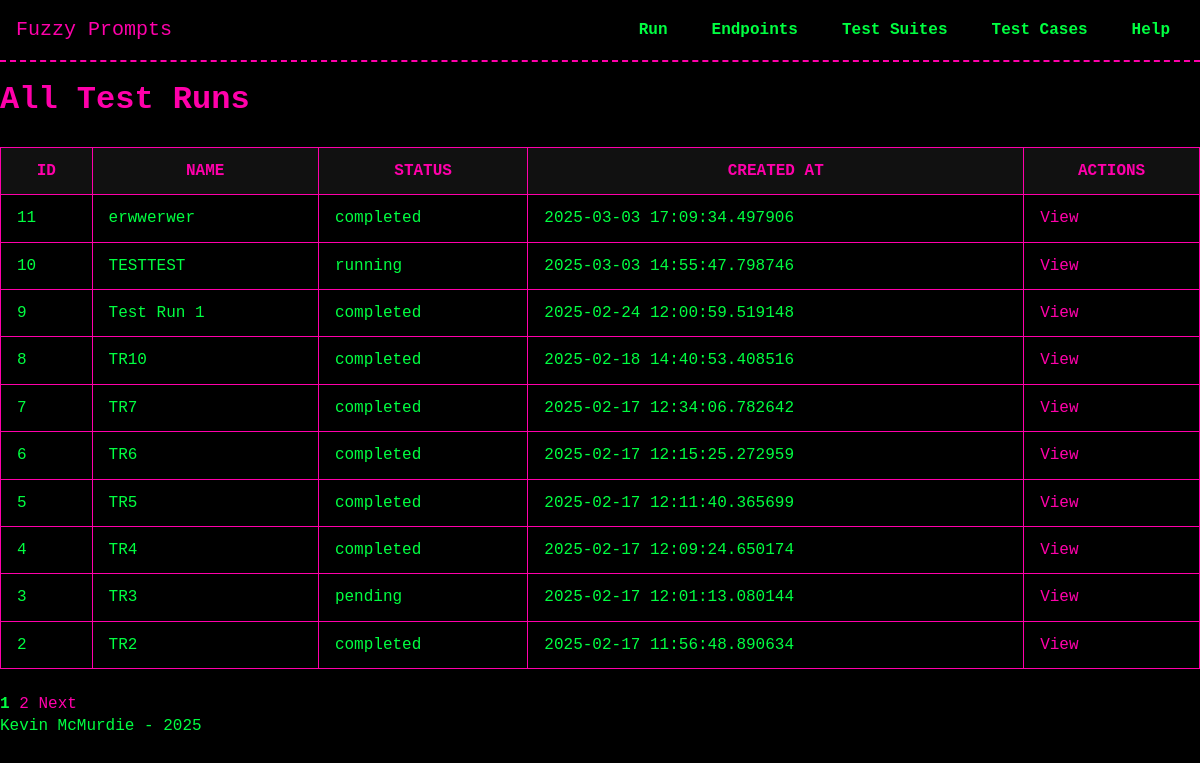
Before: /test_runs/ with the older database file.
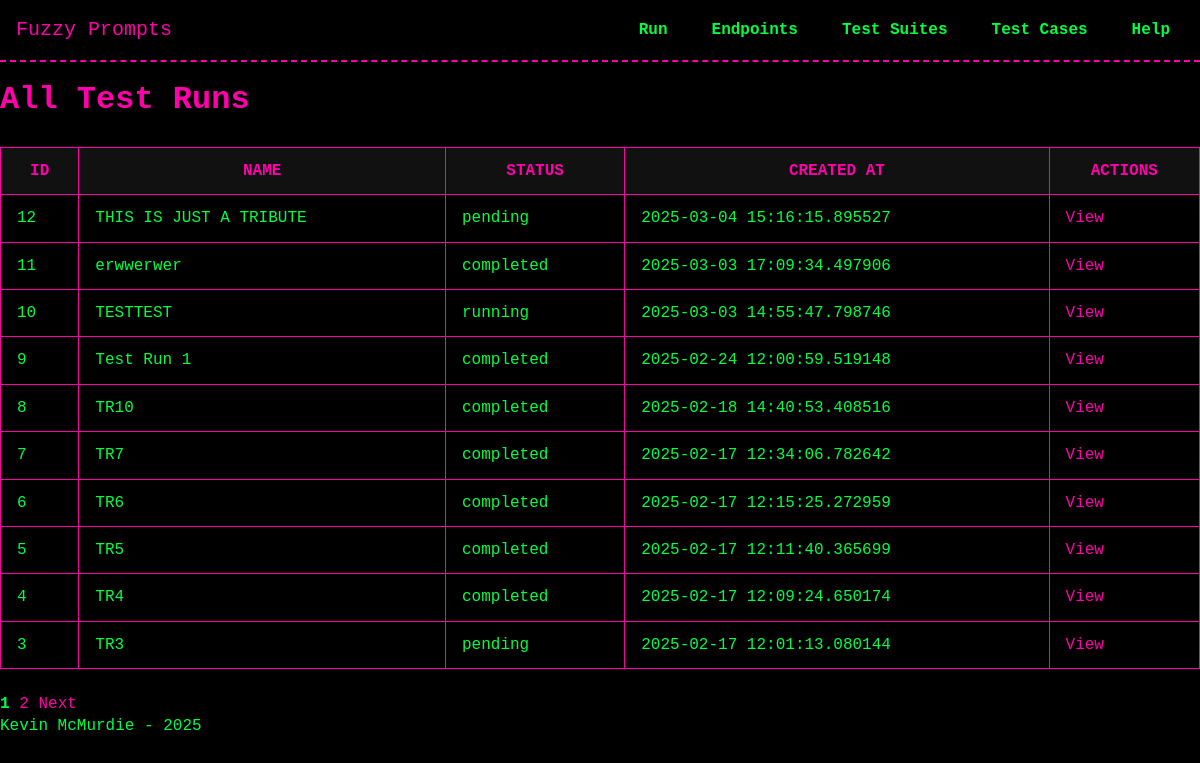
After: the same page with the newer database file.
### models/model_TestRun.py (models this page shows, shortened)
class TestRun(db.Model):
    __tablename__ = 'test_runs'
    id = db.Column(db.Integer, primary_key=True)
    name = db.Column(db.String(255), nullable=False)
    created_at = db.Column(db.DateTime, default=datetime.now)
    finished_at = db.Column(db.DateTime, nullable=True)
    status = db.Column(db.String(50), default="pending")
    current_sequence = db.Column(db.Integer, default=0)
    endpoint_id = db.Column(
        db.Integer,
        db.ForeignKey("endpoints.id", ondelete="SET NULL"),
        nullable=True
    )
    endpoint = db.relationship("Endpoint", back_populates="test_runs", passive_deletes=True)
    test_suites = db.relationship('TestSuite', secondary=test_run_suites, back_populates='test_runs')
    executions = db.relationship('TestExecution', back_populates='test_run',
                               order_by='TestExecution.sequence',
                               cascade='all, delete-orphan')

### routes/test_runs.py (the view)
@test_runs_bp.route('/', methods=['GET'])
def list_test_runs():
    page = request.args.get('page', 1, type=int)
    pagination = TestRun.query.order_by(TestRun.id.desc()).paginate(page=page, per_page=10, error_out=False)
    runs = pagination.items
    return render_template('test_runs/list_test_runs.html', test_runs=runs, pagination=pagination)

### templates/test_runs/list_test_runs.html (shortened to what this page needs)
{% extends "base.html" %}
{% block head %}
  <link rel="stylesheet" href="{{ url_for('static', filename='css/tables.css') }}">
{% endblock %}
{% block content %}
<h1>All Test Runs</h1>
{% if test_runs %}
  <table>
    <thead>
      <tr>
        <th>ID</th>
        <th>Name</th>
        <th>Status</th>
        <th>Created At</th>
        <th>Actions</th>
      </tr>
    </thead>
    <tbody>
      {% for run in test_runs %}
        <tr>
          <td>{{ run.id }}</td>
          <td>{{ run.name or 'N/A' }}</td>
          <td>{{ run.status or 'pending' }}</td>
          <td>{{ run.created_at or 'N/A' }}</td>
          <td>
            <a href="{{ url_for('test_runs_bp.view_test_run', run_id=run.id) }}">View</a>
          </td>
        </tr>
      {% endfor %}
    </tbody>
  </table>
  {% if pagination.pages > 1 %}
    <div style="margin-top: 1rem;">
      {% for p in range(1, pagination.pages + 1) %}
        {% if p == pagination.page %}
          <strong>{{ p }}</strong>
        {% else %}
          <a href="{{ url_for('test_runs_bp.list_test_runs', page=p) }}">{{ p }}</a>
        {% endif %}
      {% endfor %}
      {% if pagination.has_next %}
        <a href="{{ url_for('test_runs_bp.list_test_runs', page=pagination.next_num) }}">Next</a>
      {% endif %}
    </div>
  {% endif %}
{% else %}
  <p>No test runs found.</p>
{% endif %}
{% endblock %}

### templates/base.html (shortened to what this page needs)
<!DOCTYPE html>
<html lang="en">
<head>
  <link rel="stylesheet" href="{{ url_for('static', filename='css/theme.css') }}">
  <link rel="stylesheet" href="{{ url_for('static', filename='css/navbar.css') }}">
  {% block head %}{% endblock %}
</head>
<body>
  <header>
    <nav class="navbar">
      <div class="nav-brand glitch">
        <a href="{{ url_for('core_bp.index') }}">Fuzzy Prompts</a>
      </div>
      <ul class="nav-links">
        <li class="dropdown">
          <a href="#">Run</a>
        </li>
        <li class="dropdown">
          <a href="#">Endpoints</a>
        </li>
        <li class="dropdown">
          <a href="#">Test Suites</a>
        </li>
        <li class="dropdown">
          <a href="#">Test Cases</a>
        </li>
        <li class="dropdown">
          <a href="{{ url_for('help_bp.index') }}">Help</a>
        </li>
      </ul>
    </nav>
  </header>
  <main>
    {% block content %}{% endblock %}
  </main>
  <footer>
    <p>Kevin McMurdie - 2025</p>
  </footer>
</body>
</html>

### static/css/theme.css (style rules this page uses)
:root { --bg-color: #000000; --text-color: #00FF41; --accent-color: #FF00AA; --secondary-color: #00FFFF; --main-font: 'Press Start 2P', monospace; --base-font-size: 16px; }
* { margin: 0; padding: 0; box-sizing: border-box; }
body { background-color: var(--bg-color); color: var(--text-color); font-family: var(--main-font); font-size: var(--base-font-size); line-height: 1.4; }
a { color: var(--accent-color); text-decoration: none; }
h1, h2, h3, h4, h5, h6 { color: var(--accent-color); margin: 1rem 0 0.5rem; }
.glitch { position: relative; color: var(--accent-color); animation: glitch 2s infinite; }

### static/css/navbar.css (style rules this page uses)
.navbar { display: flex; align-items: center; justify-content: space-between; background-color: var(--bg-color); border-bottom: 2px dashed var(--accent-color); padding: 1rem; }
.nav-brand a { color: var(--accent-color); text-decoration: none; font-size: 1.25rem; }
.nav-links { list-style: none; display: flex; gap: 1rem; }
.nav-links a { color: var(--text-color); font-weight: 600; padding: 0.5rem 0.75rem; border: 2px solid transparent; transition: border-color 0.2s; }
.nav-links li.dropdown { position: relative; }

### static/css/tables.css (style rules this page uses)
table { width: 100%; border-collapse: collapse; margin: 1.5rem 0; }
th, td { padding: 0.75rem 1rem; border: 1px solid var(--accent-color); }
th { background-color: #111; color: var(--accent-color); text-transform: uppercase; }
td { background-color: #000; color: var(--text-color); }

Changed rows visible on the page:
no longer on this page (row unchanged): TestRun: id "2", name "TR2", status "completed", created_at "2025-02-17 11:56:48.890634"
added TestRun: id "12", name "THIS IS JUST A TRIBUTE", status "pending", created_at "2025-03-04 15:16:15.895527"
